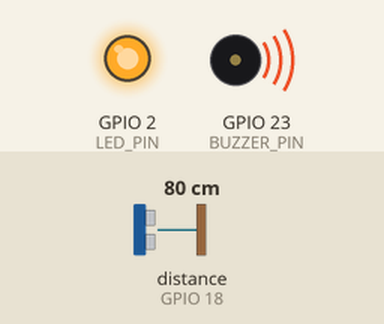
Recording of a sketch running on a simulated ESP32. Shown: output pins drawn as LEDs (lit = HIGH), buzzer (waves = sounding, pin HIGH). Wiring (inferred from the names in the program): ultrasonic range finder: trigger GPIO 5; echo GPIO 18. Inputs (shaded band) come from the test bench; at power-on: distance to the obstacle (sensor on GPIO 18) 80 cm. The echo pulse lasts 58.3 µs per cm; WiFi joins after 1.5 s; servers stay silent unless stated; uploads are accepted with an empty reply; pins used as bus, display or sensor lines are not drawn; what the sketch prints to the serial monitor is not drawn.

Above: at 2.7 s.
2.8 s: distance to the obstacle (sensor on GPIO 18) set to 12 cm
4.8 s: distance to the obstacle (sensor on GPIO 18) set to 9 cm
At 6.8 s:
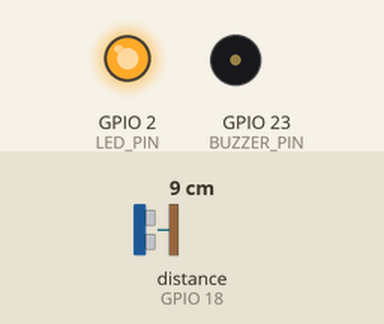
7.8 s: distance to the obstacle (sensor on GPIO 18) set to 18 cm
At 10.4 s:
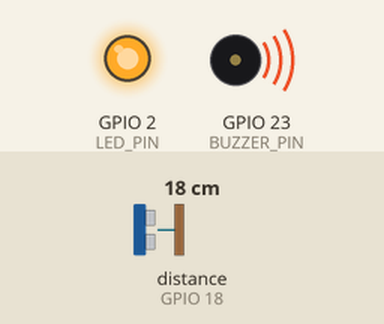
11.0 s: distance to the obstacle (sensor on GPIO 18) set to 9 cm
13.5 s: distance to the obstacle (sensor on GPIO 18) set to 6 cm
Timing chart, 0 to 16.8 s (numbered marks = the images above; inputs shaded):
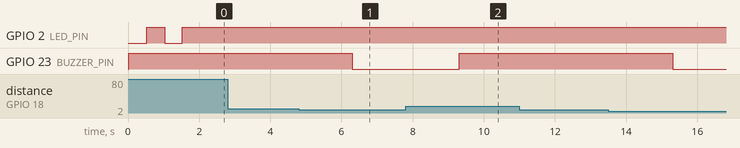

The sketch:

esp32_firmware.ino
```cpp
/*
 * ============================================================================
 * IoT-Based Smart Water Tank Level Monitoring System with Automatic Buzzer Alert
 * ============================================================================
 *
 * Hardware Configuration:
 *   - ESP32 DevKit V1
 *   - HC-SR04 Ultrasonic Distance Sensor:
 *       VCC  -> 5V / VIN
 *       TRIG -> GPIO 5
 *       ECHO -> GPIO 18 (via 1 kΩ / 2 kΩ resistor voltage divider: 5V -> 3.33V)
 *       GND  -> GND
 *   - Three-Pin Active Buzzer Module:
 *       VCC  -> 3.3V / 5V
 *       I/O  -> GPIO 23 (Active-LOW: LOW = Sound ON, HIGH = Sound OFF)
 *       GND  -> GND
 *
 * Logic Specifications:
 *   - Water Level < 90%: NORMAL MONITORING -> Buzzer OFF (GPIO 23 = HIGH)
 *   - Water Level >= 90%: HIGH WATER / OVERFLOW ALERT -> Buzzer ON (GPIO 23 = LOW)
 *   - Sensor Disconnected / Timeout: SENSOR ERROR -> Buzzer OFF (GPIO 23 = HIGH)
 *   - Local Autonomy: Buzzer logic runs directly on ESP32 independent of Wi-Fi.
 *   - Telemetry: Automatic HTTP POST to Django REST API & Periodic Heartbeats.
 * ============================================================================
 */

#include <WiFi.h>
#include <HTTPClient.h>

// ==========================================
// 1. PIN CONFIGURATION
// ==========================================
const int TRIG_PIN   = 5;
const int ECHO_PIN   = 18;
const int BUZZER_PIN = 23;  // Three-pin active buzzer signal pin
const int LED_PIN    = 2;   // Onboard LED for status feedback

// ==========================================
// 2. BUZZER HARDWARE LOGIC LEVEL (ACTIVE-LOW)
// ==========================================
// 3-pin buzzer breakout modules with onboard PNP/inverter circuitry
// sound when the I/O line is pulled LOW (0V) and remain silent when HIGH (3.3V).
const int BUZZER_ACTIVE_LEVEL   = LOW;   // LOW  = Sound ON (High Water / Overflow Alert)
const int BUZZER_INACTIVE_LEVEL = HIGH;  // HIGH = Sound OFF (Normal Water Level)

// ==========================================
// 3. TANK CALIBRATION & THRESHOLD SPECIFICATIONS
// ==========================================
// Total calibrated height of the water tank (in cm)
const float TANK_HEIGHT_CM = 100.0;

// High-water alert buzzer activation threshold (90.0%)
const float HIGH_WATER_BUZZER_THRESHOLD = 90.0;

// Physical sensor limits: blind zone is 2.0 cm; maximum valid echo distance is tank height + 15 cm margin
const float MIN_VALID_DISTANCE_CM = 2.0;
const float MAX_VALID_DISTANCE_CM = TANK_HEIGHT_CM + 15.0;

// Tank status classifications
const float THRESHOLD_EMPTY  = 15.0; // <= 15% is EMPTY
const float THRESHOLD_LOW    = 35.0; // 15% - 35% is LOW
const float THRESHOLD_NORMAL = 89.9; // 35% - 89.9% is NORMAL
const float THRESHOLD_HIGH   = 95.0; // 90.0% - 95.0% is HIGH
                                     // > 95% is FULL

// ==========================================
// 4. NETWORK & BACKEND CONFIGURATION
// ==========================================
// Active network SSID and Password
const char* WIFI_SSID     = "Keralavision";
const char* WIFI_PASSWORD = "jobin7454";

// Django Backend REST API endpoints (Local LAN IP of host PC running Docker backend)
const char* BACKEND_URL   = "http://192.168.1.7:8000/api/readings/";
const char* HEARTBEAT_URL = "http://192.168.1.7:8000/api/device/heartbeat/";
const char* DEVICE_ID     = "ESP32_WATER_001";

// Reading and transmission intervals
const unsigned long TRANSMIT_INTERVAL_MS   = 3000;  // Telemetry sent every 3 seconds
const unsigned long HEARTBEAT_INTERVAL_MS  = 10000; // Standalone heartbeat every 10 seconds
const unsigned long WIFI_RETRY_INTERVAL_MS = 5000;  // Wi-Fi check every 5 seconds

// ==========================================
// 5. GLOBAL STATE & FILTERING VARIABLES
// ==========================================
unsigned long lastTransmitTime  = 0;
unsigned long lastHeartbeatTime = 0;
unsigned long lastWifiRetryTime = 0;
bool isBuzzerCurrentlyActive    = false;

// Median filter sample count (5 samples for acoustic spike rejection)
const int FILTER_SAMPLES = 5;

// Diagnostic raw distance tracking
float lastRawDistance = -1.0;

// Exponential smoothing filter to prevent sudden unrealistic percentage changes
float smoothedPercentage = -1.0;

// ==========================================
// 6. BUZZER CONTROL FUNCTIONS (LOCAL AUTONOMY)
// ==========================================

/**
 * Activate the audible alert (Drive GPIO 23 LOW).
 * Works strictly locally on the ESP32 without requiring Wi-Fi.
 */
void activateBuzzer() {
  digitalWrite(BUZZER_PIN, BUZZER_ACTIVE_LEVEL);
  isBuzzerCurrentlyActive = true;
}

/**
 * Deactivate the audible alert (Drive GPIO 23 HIGH).
 */
void deactivateBuzzer() {
  digitalWrite(BUZZER_PIN, BUZZER_INACTIVE_LEVEL);
  isBuzzerCurrentlyActive = false;
}

// ==========================================
// 7. SENSOR ACQUISITION & FILTERING
// ==========================================

unsigned long measureSingleRawDuration() {
  digitalWrite(TRIG_PIN, LOW);
  delayMicroseconds(4);
  digitalWrite(TRIG_PIN, HIGH);
  delayMicroseconds(10);
  digitalWrite(TRIG_PIN, LOW);

  // 38 ms timeout covers maximum HC-SR04 hardware failsafe pulse width
  return pulseIn(ECHO_PIN, HIGH, 38000);
}

void sortDurations(unsigned long arr[], int n) {
  for (int i = 0; i < n - 1; i++) {
    for (int j = 0; j < n - i - 1; j++) {
      if (arr[j] > arr[j + 1]) {
        unsigned long temp = arr[j];
        arr[j] = arr[j + 1];
        arr[j + 1] = temp;
      }
    }
  }
}

float getFilteredDistance() {
  unsigned long durations[FILTER_SAMPLES];
  int validCount = 0;

  for (int i = 0; i < FILTER_SAMPLES; i++) {
    unsigned long dur = measureSingleRawDuration();
    if (dur > 0) {
      float singleDist = (dur * 0.0343) / 2.0;
      // Reject physically impossible readings
      if (singleDist >= MIN_VALID_DISTANCE_CM && singleDist <= MAX_VALID_DISTANCE_CM) {
        durations[validCount++] = dur;
        lastRawDistance = singleDist;
      }
    }
    delay(60); // At least 50 ms settling time between acoustic samples
  }

  // If majority of samples failed (fewer than 3 out of 5), return invalid flag
  if (validCount < (FILTER_SAMPLES / 2 + 1)) {
    return -1.0;
  }

  // Sort valid durations and pick median
  sortDurations(durations, validCount);
  unsigned long medianDuration = durations[validCount / 2];

  float distance = (medianDuration * 0.0343) / 2.0;
  return distance;
}

String determineTankStatus(float percentage) {
  if (percentage <= THRESHOLD_EMPTY) {
    return "EMPTY";
  } else if (percentage <= THRESHOLD_LOW) {
    return "LOW";
  } else if (percentage < HIGH_WATER_BUZZER_THRESHOLD) {
    return "NORMAL";
  } else if (percentage < THRESHOLD_HIGH) {
    return "HIGH";
  } else {
    return "FULL";
  }
}

// Exponential moving average to dampen surface ripples and acoustic fluctuations
float applySmoothing(float currentPercentage) {
  if (smoothedPercentage < 0.0) {
    smoothedPercentage = currentPercentage; // Initial seeding
  } else {
    smoothedPercentage = (0.70 * currentPercentage) + (0.30 * smoothedPercentage);
  }
  return smoothedPercentage;
}

// ==========================================
// 8. WI-FI & HTTP TELEMETRY
// ==========================================

void connectToWiFi() {
  if (WiFi.status() == WL_CONNECTED) {
    return;
  }

  Serial.println("\n[Wi-Fi] Connecting to: " + String(WIFI_SSID));
  WiFi.mode(WIFI_STA);
  WiFi.begin(WIFI_SSID, WIFI_PASSWORD);

  unsigned long startAttempt = millis();
  while (WiFi.status() != WL_CONNECTED && millis() - startAttempt < 8000) {
    delay(500);
    Serial.print(".");
    digitalWrite(LED_PIN, !digitalRead(LED_PIN));
  }

  if (WiFi.status() == WL_CONNECTED) {
    Serial.println("\n[Wi-Fi] Connected successfully!");
    Serial.print("[Wi-Fi] Assigned IP Address: ");
    Serial.println(WiFi.localIP());
    Serial.print("[Wi-Fi] Signal Strength (RSSI): ");
    Serial.print(WiFi.RSSI());
    Serial.println(" dBm");
    digitalWrite(LED_PIN, HIGH);
  } else {
    Serial.println("\n[Wi-Fi] Connection in progress... Operating locally; will retry in background.");
    digitalWrite(LED_PIN, LOW);
  }
}

bool sendReadingToBackend(float distance, float waterLevel, float percentage, String status, bool buzzerActive) {
  // Always print the exact JSON payload for local bridge ingestion
  char payload[300];
  snprintf(payload, sizeof(payload),
    "{\"device_id\":\"%s\",\"distance_cm\":%.1f,\"water_level_cm\":%.1f,\"water_percentage\":%.1f,\"status\":\"%s\",\"tank_status\":\"%s\",\"buzzer_status\":%s}",
    DEVICE_ID, distance, waterLevel, percentage, status.c_str(), status.c_str(), buzzerActive ? "true" : "false");

  Serial.println("[HTTP] POST " + String(BACKEND_URL));
  Serial.print("[HTTP] Payload: ");
  Serial.println(payload);

  if (WiFi.status() != WL_CONNECTED) {
    Serial.println("[HTTP] Wi-Fi offline - Telemetry logged locally.");
    return false;
  }

  HTTPClient http;
  http.begin(BACKEND_URL);
  http.addHeader("Content-Type", "application/json");
  http.setTimeout(3000);

  int httpResponseCode = http.POST(payload);

  bool success = false;
  if (httpResponseCode > 0) {
    Serial.print("[HTTP] Response Code: ");
    Serial.println(httpResponseCode);
    String response = http.getString();
    Serial.println("[HTTP] Server Response: " + response);

    if (httpResponseCode == 200 || httpResponseCode == 201) {
      success = true;
    }
  } else {
    Serial.print("[HTTP] POST Failed: ");
    Serial.println(http.errorToString(httpResponseCode).c_str());
  }

  http.end();
  return success;
}

bool sendHeartbeatToBackend() {
  if (WiFi.status() != WL_CONNECTED) {
    return false;
  }

  HTTPClient http;
  http.begin(HEARTBEAT_URL);
  http.addHeader("Content-Type", "application/json");
  http.setTimeout(3000);

  char hbPayload[120];
  snprintf(hbPayload, sizeof(hbPayload),
    "{\"device_id\":\"%s\",\"wifi_rssi\":%d}",
    DEVICE_ID, WiFi.RSSI());

  int code = http.POST(hbPayload);
  bool success = (code == 200 || code == 201);
  if (!success) {
    Serial.printf("[HEARTBEAT] Ping failed: %s (code %d)\n", http.errorToString(code).c_str(), code);
  } else {
    Serial.println("[HEARTBEAT] Device ping confirmed with Django backend.");
  }
  http.end();
  return success;
}

// ==========================================
// 9. SETUP
// ==========================================
void setup() {
  Serial.begin(115200);
  while (!Serial && millis() < 2000);

  Serial.println("\n========================================================");
  Serial.println("  IoT Smart Water Tank Level System with Automatic Buzzer ");
  Serial.println("  HC-SR04: Trig(GPIO 5), Echo(GPIO 18 via 1k/2k Divider)  ");
  Serial.println("  Active-LOW Buzzer: GPIO 23 (LOW = Sound ON, HIGH = OFF) ");
  Serial.println("  Alert Logic: Water Level >= 90% -> Buzzer ON            ");
  Serial.println("========================================================");

  pinMode(TRIG_PIN, OUTPUT);
  pinMode(ECHO_PIN, INPUT);
  pinMode(BUZZER_PIN, OUTPUT);
  pinMode(LED_PIN, OUTPUT);

  // Guarantee clean initial pin states
  digitalWrite(TRIG_PIN, LOW);
  digitalWrite(LED_PIN, LOW);

  // CRITICAL: Ensure buzzer starts SILENT (Active-LOW: HIGH = OFF)
  deactivateBuzzer();

  // Initialize network connection
  connectToWiFi();
}

// ==========================================
// 10. MAIN LOOP
// ==========================================
void loop() {
  unsigned long currentMillis = millis();

  // Background Wi-Fi reconnection check
  if (WiFi.status() != WL_CONNECTED && (currentMillis - lastWifiRetryTime >= WIFI_RETRY_INTERVAL_MS)) {
    lastWifiRetryTime = currentMillis;
    connectToWiFi();
  }

  // Periodic measurement and control cycle
  if (currentMillis - lastTransmitTime >= TRANSMIT_INTERVAL_MS) {
    lastTransmitTime = currentMillis;

    float distance = getFilteredDistance();

    // SENSOR ERROR & TIMEOUT HANDLING:
    // If reading is invalid or sensor disconnected, DO NOT interpret as empty or full.
    // Keep the buzzer OFF and report the error cleanly.
    if (distance < 0.0) {
      deactivateBuzzer();
      Serial.println("\n==========================================");
      Serial.println("RAW DISTANCE: N/A");
      Serial.println("FILTERED DISTANCE: N/A");
      Serial.printf("EMPTY TANK REFERENCE: %.1f cm\n", TANK_HEIGHT_CM);
      Serial.println("WATER LEVEL: N/A");
      Serial.println("WATER PERCENTAGE: N/A");
      Serial.println("TANK STATUS: UNKNOWN");
      Serial.println("BUZZER GPIO: HIGH");
      Serial.println("BUZZER STATUS: OFF");
      Serial.println("SENSOR STATUS: INVALID");
      Serial.println("==========================================");
      Serial.println("[ERROR] Sensor timeout or disconnected! HC-SR04 requires attention.");
      Serial.println("[SAFETY] Buzzer kept OFF to prevent false alarms from missing data.");

      // Send heartbeat even when sensor has an error so backend knows ESP32 is online
      sendHeartbeatToBackend();
      return;
    }

    // Formulas:
    // Tank height = 100 cm.
    // Water level height = Tank height - Measured distance.
    // Water percentage = (Water level height / Tank height) * 100.
    float waterLevel = TANK_HEIGHT_CM - distance;

    if (waterLevel < 0.0) waterLevel = 0.0;
    if (waterLevel > TANK_HEIGHT_CM) waterLevel = TANK_HEIGHT_CM;

    float rawPercentage = (waterLevel / TANK_HEIGHT_CM) * 100.0;
    if (rawPercentage < 0.0) rawPercentage = 0.0;
    if (rawPercentage > 100.0) rawPercentage = 100.0;

    // Apply ripple/fluctuation damping
    float finalPercentage = applySmoothing(rawPercentage);

    String tankStatus = determineTankStatus(finalPercentage);

    // ==========================================
    // AUTOMATIC HIGH WATER BUZZER CONTROL LOGIC
    // ==========================================
    // Water level < 90%  -> LOW/NORMAL                 -> Buzzer OFF (GPIO 23 = HIGH)
    // Water level >= 90% -> HIGH/FULL/OVERFLOW ALERT   -> Buzzer ON  (GPIO 23 = LOW)
    // Invalid / timeout  -> SENSOR ERROR               -> Buzzer OFF (GPIO 23 = HIGH)
    bool buzzerShouldBeActive = false;
    if (finalPercentage >= HIGH_WATER_BUZZER_THRESHOLD) {
      buzzerShouldBeActive = true;
      activateBuzzer();
    } else {
      buzzerShouldBeActive = false;
      deactivateBuzzer();
    }

    // Diagnostic Output in Mandatory Format (Section 5)
    Serial.println("\n==========================================");
    if (lastRawDistance >= 0.0) {
      Serial.printf("RAW DISTANCE: %.1f cm\n", lastRawDistance);
    } else {
      Serial.printf("RAW DISTANCE: %.1f cm\n", distance);
    }
    Serial.printf("FILTERED DISTANCE: %.1f cm\n", distance);
    Serial.printf("EMPTY TANK REFERENCE: %.1f cm\n", TANK_HEIGHT_CM);
    Serial.printf("WATER LEVEL: %.1f cm\n", waterLevel);
    Serial.printf("WATER PERCENTAGE: %.1f%%\n", finalPercentage);
    Serial.printf("TANK STATUS: %s\n", tankStatus.c_str());
    Serial.printf("BUZZER GPIO: %s\n", buzzerShouldBeActive ? "LOW" : "HIGH");
    Serial.printf("BUZZER STATUS: %s\n", buzzerShouldBeActive ? "ON" : "OFF");
    Serial.println("SENSOR STATUS: VALID");
    Serial.println("==========================================");

    // Transmit telemetry to Django REST backend
    sendReadingToBackend(distance, waterLevel, finalPercentage, tankStatus, buzzerShouldBeActive);
  }

  // Periodic heartbeat transmission (keeps device marked ONLINE even if readings are stationary)
  if (currentMillis - lastHeartbeatTime >= HEARTBEAT_INTERVAL_MS) {
    lastHeartbeatTime = currentMillis;
    sendHeartbeatToBackend();
  }
}
```

Measured:
- the behaviour switches between 11 and 10 cm on distance to the obstacle (sensor on GPIO 18) (found by bisection; images 0 and 1)
- after the input at 2.8 s, every drawn part: stays the same
- after the input at 4.8 s, GPIO 23 (BUZZER_PIN): HIGH → LOW after 1.5 s
- after the input at 7.8 s, GPIO 23 (BUZZER_PIN): LOW → HIGH after 1.5 s
- after the input at 11.0 s, every drawn part: stays the same
